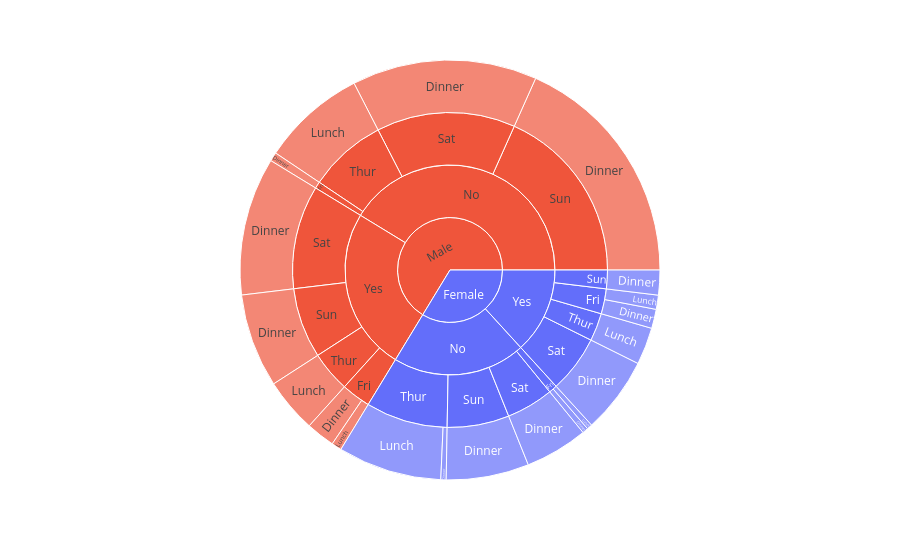

Notebook source saved alongside this figure:
### Code cell
fig = px.sunburst(tips,path=['sex','smoker','day','time'],
                  values='tip',color='sex')
fig.show()

### Figure 1 — Plotly figure (JSON) as saved in the notebook; plotly's stock layout.template omitted (floating-point values rounded to 4 significant figures)
{"data": [{"branchvalues": "total", "customdata": [["Female"], ["Female"], ["Female"], ["Female"], ["Female"], ["Female"], ["Female"], ["Female"], ["Female"], ["Female"], ["Female"], ["Female"], ["Female"], ["Female"], ["Female"], ["Female"], ["Female"], ["Female"], ["Female"], ["Female"], ["Female"], ["Female"], ["Male"], ["Male"], ["Male"], ["Male"], ["Male"], ["Male"], ["Male"], ["Male"], ["Male"], ["Male"], ["Male"], ["Male"], ["Male"], ["Male"], ["Male"], ["Male"], ["Male"], ["Male"], ["Male"], ["Male"]], "domain": {"x": [0, 1], "y": [0, 1]}, "hovertemplate": "labels=%{label}<br>tip=%{value}<br>parent=%{parent}<br>id=%{id}<br>sex=%{customdata[0]}<extra></extra>", "ids": ["Female/No/Sun/Dinner", "Female/Yes", "Female/No", "Female/Yes/Thur", "Female/Yes/Sun", "Female/No/Fri", "Female/Yes/Fri", "Female/No/Thur", "Female/Yes/Sat", "Female/No/Sat", "Female", "Female/No/Thur/Dinner", "Female/No/Fri/Lunch", "Female/Yes/Fri/Lunch", "Female/Yes/Thur/Lunch", "Female/No/Sun", "Female/Yes/Sun/Dinner", "Female/No/Fri/Dinner", "Female/Yes/Fri/Dinner", "Female/No/Sat/Dinner", "Female/No/Thur/Lunch", "Female/Yes/Sat/Dinner", "Male/Yes/Fri/Lunch", "Male/No/Sun/Dinner", "Male/Yes", "Male/No", "Male/No/Sat/Dinner", "Male/Yes/Sun", "Male/Yes/Sat/Dinner", "Male/No/Thur/Lunch", "Male/Yes/Thur/Lunch", "Male/Yes/Fri", "Male/Yes/Sun/Dinner", "Male/Yes/Thur", "Male/No/Thur", "Male/Yes/Sat", "Male/Yes/Fri/Dinner", "Male/No/Sat", "Male/No/Sun", "Male/No/Fri/Dinner", "Male/No/Fri", "Male"], "labels": ["Dinner", "Yes", "No", "Thur", "Sun", "Fri", "Fri", "Thur", "Sat", "Sat", "Female", "Dinner", "Lunch", "Lunch", "Lunch", "Sun", "Dinner", "Dinner", "Dinner", "Dinner", "Lunch", "Dinner", "Lunch", "Dinner", "Yes", "No", "Dinner", "Sun", "Dinner", "Lunch", "Lunch", "Fri", "Dinner", "Thur", "Thur", "Sat", "Dinner", "Sat", "Sun", "Dinner", "Fri", "Male"], "marker": {"colors": ["#636efa", "#636efa", "#636efa", "#636efa", "#636efa", "#636efa", "#636efa", "#636efa", "#636efa", "#636efa", "#636efa", "#636efa", "#636efa", "#636efa", "#636efa", "#636efa", "#636efa", "#636efa", "#636efa", "#636efa", "#636efa", "#636efa", "#EF553B", "#EF553B", "#EF553B", "#EF553B", "#EF553B", "#EF553B", "#EF553B", "#EF553B", "#EF553B", "#EF553B", "#EF553B", "#EF553B", "#EF553B", "#EF553B", "#EF553B", "#EF553B", "#EF553B", "#EF553B", "#EF553B", "#EF553B"]}, "name": "", "parents": ["Female/No/Sun", "Female", "Female", "Female/Yes", "Female/Yes", "Female/No", "Female/Yes", "Female/No", "Female/Yes", "Female/No", "", "Female/No/Thur", "Female/No/Fri", "Female/Yes/Fri", "Female/Yes/Thur", "Female/No", "Female/Yes/Sun", "Female/No/Fri", "Female/Yes/Fri", "Female/No/Sat", "Female/No/Thur", "Female/Yes/Sat", "Male/Yes/Fri", "Male/No/Sun", "Male", "Male", "Male/No/Sat", "Male/Yes", "Male/Yes/Sat", "Male/No/Thur", "Male/Yes/Thur", "Male/Yes", "Male/Yes/Sun", "Male/Yes", "Male/No", "Male/Yes", "Male/Yes/Fri", "Male/No", "Male/No", "Male/No/Fri", "Male/No", ""], "type": "sunburst", "values": [46.61, 96.74, 149.8, 20.93, 14.0, 6.25, 18.78, 61.49, 43.03, 35.42, 246.5, 3.0, 3.0, 7.98, 20.93, 46.61, 14.0, 3.25, 10.8, 35.42, 58.49, 43.03, 5.7, 134.0, 183.1, 302.0, 104.2, 52.82, 77.74, 58.83, 30.58, 21.93, 52.82, 30.58, 58.83, 77.74, 16.23, 104.2, 134.0, 5.0, 5.0, 485.1]}], "layout": {"legend": {"tracegroupgap": 0}, "margin": {"t": 60}}}
